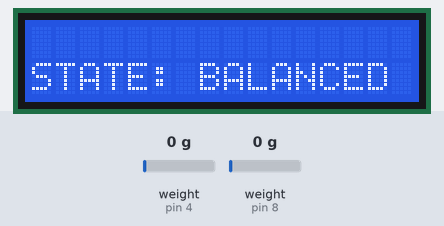
The sketch below on a simulated Arduino Uno, built with avr-gcc and run on an emulated ATmega328P. On the bench: 16×2 character LCD. Inputs (shaded band) come from the test bench; at power-on: weight on the scale (sensors on pin 4, pin 8) 0 g. What the sketch prints to the serial monitor is not drawn.

Above: at 8.3 s.
8.4 s: weight on the scale (sensor on pin 4) set to 1250 g
At 10.0 s:
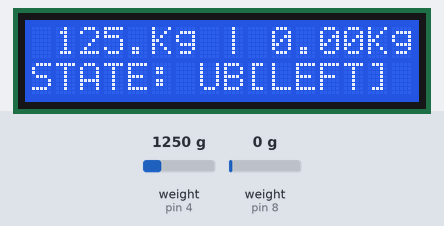
11.2 s: weight on the scale (sensor on pin 8) set to 100 g
At 11.67 s:
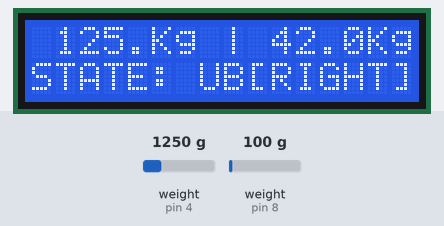
14.2 s: weight on the scale (sensor on pin 4) set to 1089 g
At 14.55 s:
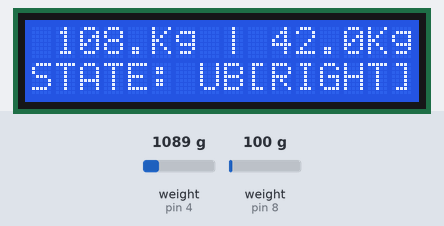
17.2 s: weight on the scale (sensor on pin 4) set to 930 g
At 17.67 s:
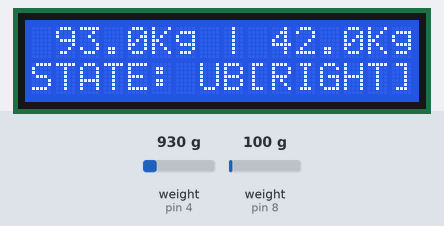
18.9 s: weight on the scale (sensor on pin 8) set to 1250 g
At 19.35 s:
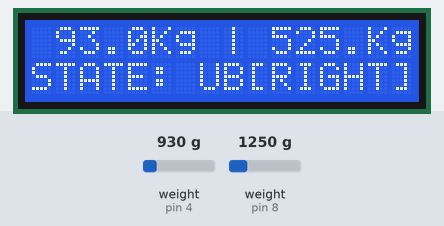
20.6 s: weight on the scale (sensor on pin 8) set to 2500 g
At 21.03 s:
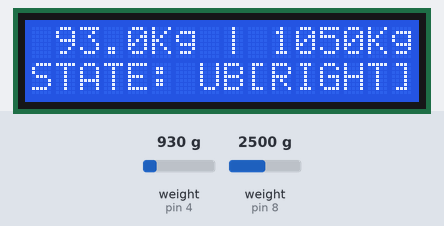
Timing chart, 0 to 23.3 s (numbered marks = the images above; inputs shaded):
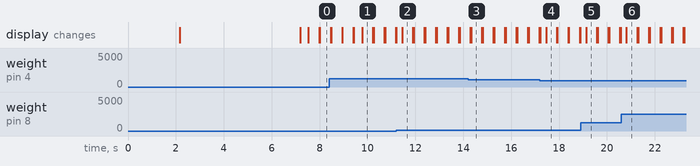

The sketch:

Nweight2.ino
```cpp
#include <LiquidCrystal_I2C.h>
#include <HX711_ADC.h>
#include <EEPROM.h>

const int HX711_dout = 4; // MCU > HX711 dout pin
const int HX711_sck = 5; // MCU > HX711 sck pin

const int HX711_dout2 = 8; // MCU > HX711 dout pin
const int HX711_sck2 = 9; // MCU > HX711 sck pin

HX711_ADC LoadCell(HX711_dout, HX711_sck);

HX711_ADC LoadCell2(HX711_dout2, HX711_sck2);

//0x27

LiquidCrystal_I2C lcd(0x27,16,2);


const int calVal_eepromAddress = 0;
const int calVal_eepromAddress2 = 6;


int di = 0;
void setup() {

   lcd.init();
   lcd.init();

   lcd.backlight();

  lcd.setCursor(4,0);
  lcd.print("R.A.I.N");

  lcd.setCursor(1,1);
  lcd.print("TECHNOLOGIES...");
  delay(2000);
  lcd.clear();

  Serial.begin(9600);
  delay(10);
  Serial.println("Starting...");


  loadCell_setup();

  loadCell2_setup();


}
float v = 0;
float v2 =0;
int dt = 100;
void loop() {
 // LOADCELL 1
  static boolean newDataReady = false;
  const int serialPrintInterval = 0;
  unsigned long t = 0;

  if (LoadCell.update()) {
    newDataReady = true;
  }

  if (newDataReady) {
    if (millis() > t + serialPrintInterval) {
       v = LoadCell.getData();
       v = v*10;
     if (di > 20){
       Serial.println("");
      Serial.print("Load cell 1: ");
      Serial.println(abs(v));
      lcd.setCursor(1,0);
      lcd.print(abs(v)/100);
      lcd.setCursor(5,0);
      lcd.print("Kg");
      lcd.setCursor(8,0);
      lcd.print("|");

      }

      newDataReady = false;
      t = millis();
    }
  }

  // LOADCELL 2
    static boolean newDataReady2 = false;
  const int serialPrintInterval2 = 0;
  unsigned long t2 = 0;
  if (LoadCell2.update()) {
    newDataReady2 = true;
  }

  if (newDataReady2) {
    if (millis() > t2 + serialPrintInterval2) {
       v2 = LoadCell2.getData();

      if(di > 20){
        Serial.print("Load cell 2: ");
      Serial.println(abs(v2));
      char bv2[10];
      dtostrf(abs(v2),6,2,bv2);
    lcd.setCursor(10,0);
    lcd.print(abs(v2)/1000);
    lcd.setCursor(14,0);
    lcd.print("Kg");
        }

        else{
        Serial.println("Wait...");
        }


      newDataReady2 = false;
      t2 = millis();
    }
  }

  di +=1;
  if (v > v2 && abs(v - v2) > 1000) {


    lcd.setCursor(0,1);
    lcd.print("STATE: UB[LEFT]");


  }
  else if (v2 > v && abs(v - v2) > 1000) {

    lcd.setCursor(0,1);
    lcd.print("STATE: UB[RIGHT]");


  }
  else {


    lcd.setCursor(0,1);
    lcd.print("STATE: BALANCED");


  }
  if (di > 20) dt = 200;
  delay(dt);
  lcd.clear();
}


void loadCell_setup(){
      LoadCell.begin();
  LoadCell.setReverseOutput();
  unsigned long stabilizingTime = 2000;
  boolean _tare = true;
  LoadCell.start(stabilizingTime, _tare);

  if (LoadCell.getTareTimeoutFlag() || LoadCell.getSignalTimeoutFlag()) {
    Serial.println("Timeout, check MCU > HX711 wiring and pin designations");
    while (1);
  } else {
    float CalTare[2];

    EEPROM.get(calVal_eepromAddress, CalTare);

    LoadCell.setCalFactor(CalTare[0]);
    LoadCell.setTareOffset(CalTare[1]);

    Serial.println("Startup is complete");
    Serial.print("Calibration factor loaded from EEPROM: ");
    Serial.println(CalTare[0]);
    Serial.print("Tare offset loaded from EEPROM: ");
    Serial.println(CalTare[1]);
  }

  while (!LoadCell.update()) {
    // Wait for the first data update
  }

  LoadCell.tareNoDelay();
  Serial.println("Tare complete");
  Serial.println("You can now place your load on the load cell.");


}


void loadCell2_setup(){
      LoadCell2.begin();
  LoadCell2.setReverseOutput();
  unsigned long stabilizingTime = 2000;
  boolean _tare = true;
  LoadCell2.start(stabilizingTime, _tare);

  if (LoadCell2.getTareTimeoutFlag() || LoadCell2.getSignalTimeoutFlag()) {
    Serial.println("Timeout, check MCU > HX711 wiring and pin designations");
    while (1);
  } else {
    float CalTare[2];

    EEPROM.get(calVal_eepromAddress, CalTare);

    LoadCell.setCalFactor(CalTare[0]);
    LoadCell.setTareOffset(CalTare[1]);

    Serial.println("Startup is complete");
    Serial.print("Calibration factor loaded from EEPROM: ");
    Serial.println(CalTare[0]);
    Serial.print("Tare offset loaded from EEPROM: ");
    Serial.println(CalTare[1]);
  }

  while (!LoadCell2.update()) {
    // Wait for the first data update
  }

  LoadCell2.tareNoDelay();
  Serial.println("Tare complete");
  Serial.println("You can now place your load on the load cell.");


}
```

Measured:
- after the input at 8.4 s, the display: first differs from a run without the input after 0.08 s (image 1 shows a later state)
- after the input at 11.2 s, the display: first differs from a run without the input after 0.25 s (image 2)
- after the input at 17.2 s, the display: first differs from a run without the input after 0.26 s (image 4)
- after the input at 18.9 s, the display: changes after 0.23 s (image 5)
- after the input at 20.6 s, the display: changes after 0.21 s (image 6)
- what the display in image 1 shows lasts 0.4 s, from 9.8 s to 10.2 s
